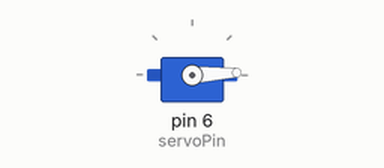
A sketch run on a simulated Arduino Uno, built with avr-gcc and run on an emulated ATmega328P. Parts: servo.

Above: at 0.05 s.
At 1.3 s:
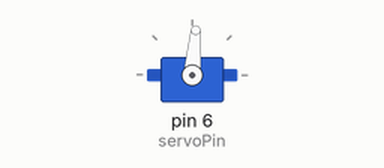
At 2.6 s:
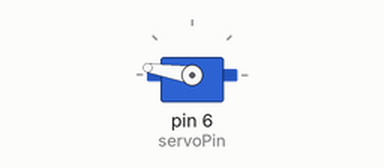
At 5.2 s:
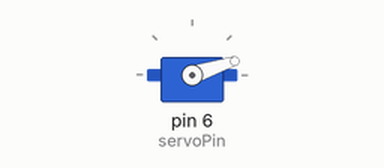
Timing chart, 0 to 7.1 s (numbered marks = the images above):
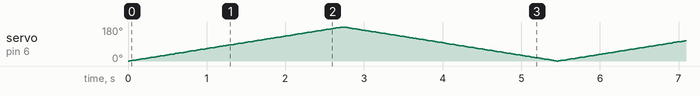

The sketch:

Servo.ino
```cpp
#include <Servo.h>

Servo myServo;  // Create a Servo object

int servoPin = 6; // Define the pin where the servo is connected
int angle = 0;    // Variable to store the servo angle

void setup() {
  myServo.attach(servoPin); // Attach the servo on pin 9 to the Servo object
}

void loop() {
  // Sweep from 0 to 180 degrees
  for (angle = 0; angle <= 180; angle += 1) {
    myServo.write(angle);     // Set the servo to the current angle
    delay(15);                // Wait 15ms to allow the servo to reach the position
  }

  // Sweep from 180 to 0 degrees
  for (angle = 180; angle >= 0; angle -= 1) {
    myServo.write(angle);     // Set the servo to the current angle
    delay(15);                // Wait 15ms to allow the servo to reach the position
  }
}
```
